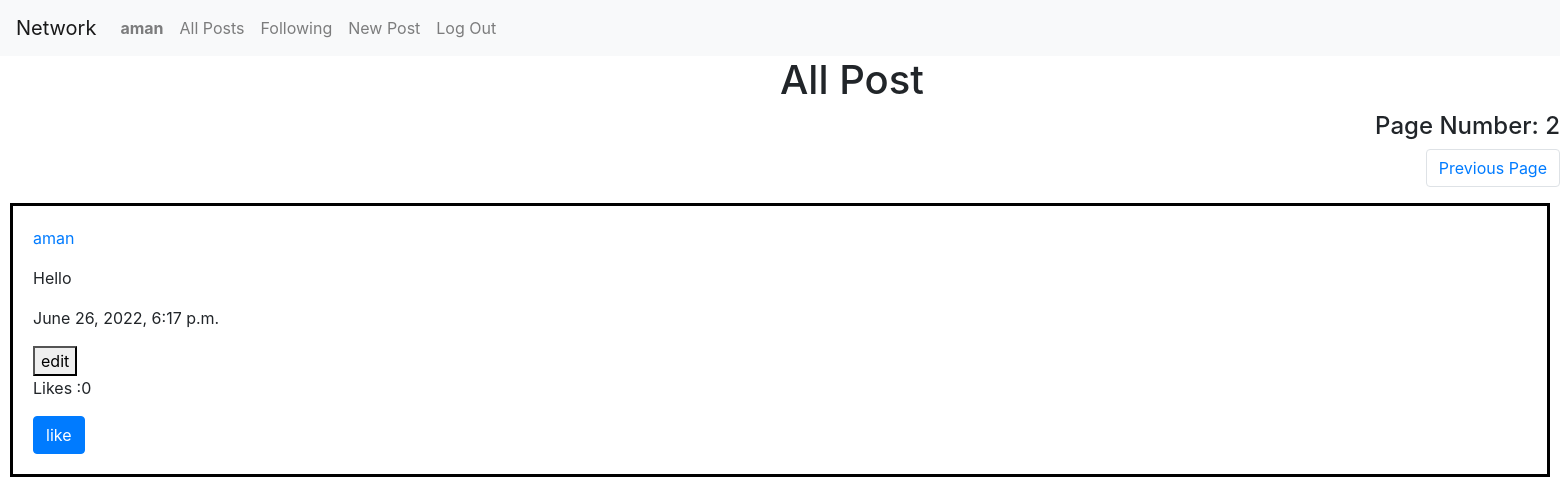
The app's page /?page=2 (signed in) with its own data.
### network/models.py (models this page shows, shortened)
class User(AbstractUser):
    followers = models.ManyToManyField("self", symmetrical=False, blank=True, related_name="following")

class Post(models.Model):
    creator =  models.ForeignKey('User', on_delete=PROTECT, default=None, related_name='post_creator' )
    Description = models.CharField(max_length=1064)
    timestamp = models.DateTimeField(default = timezone.now)
    liked_by = models.ManyToManyField('User', default=None, blank=True, related_name='post_likes')

### network/views.py (the view)
# urls.py: path("", views.index, name="index"),
def index(request):
    posts = Post.objects.all().order_by("-timestamp")
    paginator = Paginator(posts, 10)
    page_number = request.GET.get('page')
    page_obj = paginator.get_page(page_number)
    return render(request, "network/index.html",{
        'page_obj': page_obj,
    })

### network/templates/network/index.html (shortened to what this page needs)
{% extends "network/layout.html" %}
{% load static %}
{% block body %}
<h1>All Post</h1>
<div class="Pages">
    <h4 style="text-align: right;">Page Number: {{page_obj.number}}</h4>
      {% if page_obj.has_previous %}
      <nav aria-label="Page navigation">
        <ul class="pagination justify-content-end">
          <li class="page-item"><a class="page-link" href="{% url 'index' %}?page={{ page_obj.previous_page_number }}">Previous Page</a></li>
        </ul>
      </nav>
      {% endif %}
</div>
{% for post in page_obj %}
<div class="posts">
        <p> <a href="{% url 'profile' post.creator.username  %}">{{post.creator}}</p></a>
        <p id="pre"> {{post.Description}}</p>
        <p>{{post.timestamp}}</p>
        {% if request.user == post.creator %}
        <a href="{% url 'edit' post.id %}"> <button id="edit">edit</button></a>
        {% endif %}
        <p id="like-count -{{post.id}}">Likes :{{post.liked_by.count}}</p>
        {% if user.is_authenticated %}
        <div id="like-view-{{post.id}}" style="display: {% if user in post.liked_by.all %} none {% else %} block {% endif %}">
            <button class="btn btn-primary" value="like" onclick="like_post({{post.id}})" class="likeunlike" id="like-{{post.id}}">like</button>
        </div>
        {% endif %}
</div>
{% endfor%}
{% endblock %}

### network/templates/network/layout.html (shortened to what this page needs)
{% load static %}
<!DOCTYPE html>
<html lang="en">
    <head>
        <link rel="stylesheet" href="https://stackpath.bootstrapcdn.com/bootstrap/4.4.1/css/bootstrap.min.css">
        <link href="{% static 'network/styles.css' %}" rel="stylesheet">
    </head>
    <body>
        <nav class="navbar navbar-expand-lg navbar-light bg-light">
            <a class="navbar-brand" href="#">Network</a>
            <div>
              <ul class="navbar-nav mr-auto">
                {% if user.is_authenticated %}
                    <li class="nav-item">
                        <a class="nav-link" href="#"><strong>{{ user.username }}</strong></a>
                    </li>
                {% endif %}
                <li class="nav-item">
                  <a class="nav-link" href="{% url 'index' %}">All Posts</a>
                </li>
                {% if user.is_authenticated %}
                    <li class="nav-item">
                        <a class="nav-link" href="{% url 'following' %}">Following</a>
                    </li>
                    <li class="nav-item">
                        <a class="nav-link" href="{% url 'new' %}">New Post</a>
                    </li>
                    <li class="nav-item">
                        <a class="nav-link" href="{% url 'logout' %}">Log Out</a>
                    </li>
                {% endif %}
              </ul>
            </div>
          </nav>
        <div class="body">
            {% block body %}
            {% endblock %}
        </div>
    </body>
</html>

### network/static/network/styles.css (style rules this page uses)
h1 { position: relative; animation-name: move; animation-duration: 2s; animation-fill-mode: forwards; }
.posts { border: solid; border-color: black; padding: 20px; margin: 10px; }

### records on screen
User: username "aman"
Post: creator "aman", Description "Hello", timestamp "June 26, 2022, 6:17 p.m.", shows "edit", liked_by.count "0"

### other values on screen
{{ page_obj.number }} "2"
